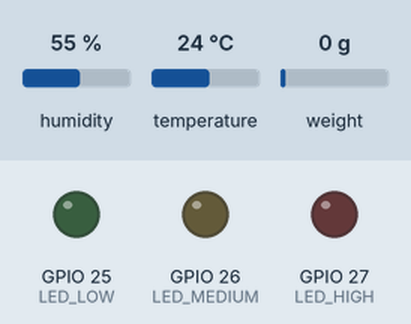
The sketch below on a simulated ESP32. Shown: output pins drawn as LEDs (lit = HIGH). Inputs (shaded band) come from the test bench; at power-on: humidity 55 %, temperature 24 °C, weight on the scale 0 g. WiFi joins after 1.5 s; servers stay silent unless stated; random numbers use the default seed unless the sketch sets one; no MQTT or app messages arrive unless stated; what the sketch prints to the serial monitor is not drawn.

Above: at 3.7 s.
3.8 s: humidity set to 51 %
At 5.9 s:
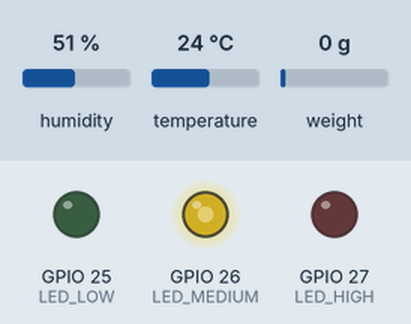
9.1 s: humidity set to 48 %
At 11.1 s:
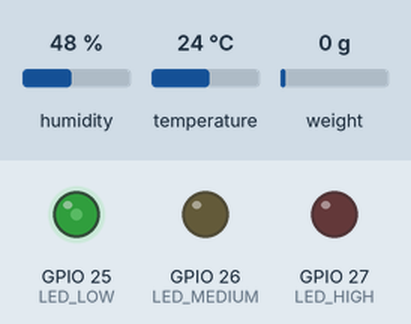
14.4 s: humidity set to 68 %
At 16.3 s:
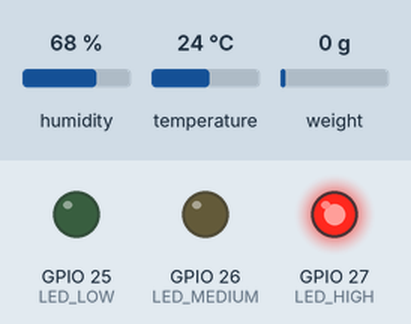
Timing chart, 0 to 17.8 s (numbered marks = the images above; inputs shaded):
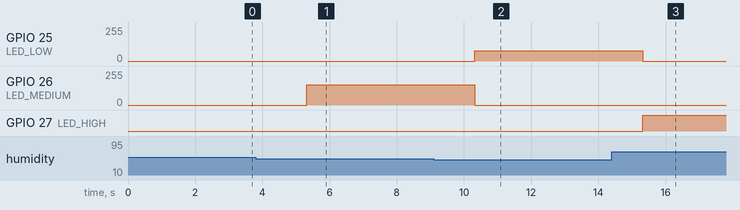

Measured:
- the behaviour switches between 50 and 49 % on humidity (found by bisection; images 1 and 2)
- after the input at 9.1 s, GPIO 25 (LED_LOW): 0/255 → 77/255 after 1.2 s; GPIO 26 (LED_MEDIUM): 153/255 → 0/255 after 1.2 s
- after the input at 14.4 s, GPIO 25 (LED_LOW): 77/255 → 0/255 after 0.93 s; GPIO 27 (LED_HIGH): LOW → HIGH after 0.93 s

The sketch:

sketch.ino
```cpp
#include <WiFi.h>
#include <PubSubClient.h>
#include "DHTesp.h"
#include "HX711.h"
#include <math.h>

// ========================================
// SMARTDRY - SENSOR HEALTH & FAULT DETECTION
// ========================================

// WIFI
const char* ssid = "Wokwi-GUEST";
const char* password = "";

// MQTT
const char* mqtt_server = "broker.hivemq.com";
const int mqtt_port = 1883;
const char* mqtt_topic = "smartdry/zaldi/monitoring";

WiFiClient espClient;
PubSubClient client(espClient);

// DHT22
const int DHT_PIN = 15;
DHTesp dhtSensor;

// HX711 LOAD CELL
const int HX711_DT = 19;
const int HX711_SCK = 18;

HX711 scale;
const float calibration_factor = 420.0f;

// LED PWM
const int LED_LOW = 25;
const int LED_MEDIUM = 26;
const int LED_HIGH = 27;

// PWM VALUE
const int PWM_LOW = 77;
const int PWM_MEDIUM = 153;
const int PWM_HIGH = 255;

// BATAS SUHU SIMULASI
const float TEMP_WARNING = 45.0;
const float TEMP_CRITICAL = 50.0;

// INTERVAL
unsigned long lastSend = 0;
const unsigned long interval = 5000;

// ========================================
// WIFI CONNECTION
// ========================================
void setup_wifi() {

  Serial.print("Connecting WiFi");

  WiFi.begin(ssid, password, 6);

  while (WiFi.status() != WL_CONNECTED) {
    delay(500);
    Serial.print(".");
  }

  Serial.println();
  Serial.println("WiFi Connected!");
}

// ========================================
// MQTT CONNECTION
// ========================================
void reconnect_mqtt() {

  while (!client.connected()) {

    if (WiFi.status() != WL_CONNECTED) {
      setup_wifi();
    }

    String clientId = "SmartDry-Health-";
    clientId += String(random(0xffff), HEX);

    Serial.print("Connecting MQTT... ");

    if (client.connect(clientId.c_str())) {
      Serial.println("Connected!");
    } else {
      Serial.print("Failed: ");
      Serial.println(client.state());
      delay(3000);
    }
  }
}

// ========================================
// STOP ALL LED INDICATORS
// ========================================
void stopFanIndicators() {

  analogWrite(LED_LOW, 0);
  analogWrite(LED_MEDIUM, 0);
  analogWrite(LED_HIGH, 0);
}

// ========================================
// AUTOMATIC FAN & SAFETY CONTROL
// ========================================
void controlFanSafety(
  float temperature,
  float humidity,
  const char* &fan_speed,
  int &pwmValue,
  int &pwmPercent,
  const char* &safety_status,
  const char* &safety_action
) {

  stopFanIndicators();

  // TEMPERATURE CRITICAL
  if (temperature >= TEMP_CRITICAL) {

    safety_status = "CRITICAL";
    safety_action = "COOLING_OVERRIDE";

    fan_speed = "HIGH";
    pwmValue = PWM_HIGH;
    pwmPercent = 100;

    analogWrite(LED_HIGH, pwmValue);
  }

  // TEMPERATURE WARNING
  else if (temperature >= TEMP_WARNING) {

    safety_status = "WARNING";
    safety_action = "COOLING_OVERRIDE";

    fan_speed = "HIGH";
    pwmValue = PWM_HIGH;
    pwmPercent = 100;

    analogWrite(LED_HIGH, pwmValue);
  }

  // NORMAL TEMPERATURE
  else {

    safety_status = "NORMAL";
    safety_action = "NORMAL_OPERATION";

    if (humidity >= 60.0) {

      fan_speed = "HIGH";
      pwmValue = PWM_HIGH;
      pwmPercent = 100;

      analogWrite(LED_HIGH, pwmValue);
    }

    else if (humidity >= 50.0) {

      fan_speed = "MEDIUM";
      pwmValue = PWM_MEDIUM;
      pwmPercent = 60;

      analogWrite(LED_MEDIUM, pwmValue);
    }

    else {

      fan_speed = "LOW";
      pwmValue = PWM_LOW;
      pwmPercent = 30;

      analogWrite(LED_LOW, pwmValue);
    }
  }
}

// ========================================
// SETUP
// ========================================
void setup() {

  Serial.begin(115200);
  randomSeed(micros());

  pinMode(LED_LOW, OUTPUT);
  pinMode(LED_MEDIUM, OUTPUT);
  pinMode(LED_HIGH, OUTPUT);

  stopFanIndicators();

  // DHT22
  dhtSensor.setup(DHT_PIN, DHTesp::DHT22);

  // HX711
  scale.begin(HX711_DT, HX711_SCK);
  scale.set_scale(calibration_factor);

  if (scale.wait_ready_timeout(2000)) {
    scale.tare(10);
    Serial.println("HX711 Ready!");
  } else {
    Serial.println("WARNING: HX711 not ready!");
  }

  setup_wifi();

  client.setServer(mqtt_server, mqtt_port);
  client.setKeepAlive(60);

  // Buffer diperbesar untuk tambahan status sensor
  client.setBufferSize(512);

  Serial.println("==============================");
  Serial.println("SMARTDRY SENSOR HEALTH SYSTEM");
  Serial.println("==============================");
}

// ========================================
// MAIN LOOP
// ========================================
void loop() {

  if (WiFi.status() != WL_CONNECTED) {
    setup_wifi();
  }

  if (!client.connected()) {
    reconnect_mqtt();
  }

  client.loop();

  if (millis() - lastSend >= interval) {

    lastSend = millis();

    // ====================================
    // READ DHT22
    // ====================================
    TempAndHumidity data =
      dhtSensor.getTempAndHumidity();

    float temperature = data.temperature;
    float humidity = data.humidity;

    bool dhtOK =
      isfinite(temperature) &&
      isfinite(humidity) &&
      temperature >= -40.0 &&
      temperature <= 80.0 &&
      humidity >= 0.0 &&
      humidity <= 100.0;

    const char* dht_status =
      dhtOK ? "OK" : "ERROR";

    // ====================================
    // READ HX711
    // ====================================
    bool hx711OK =
      scale.wait_ready_timeout(500);

    float water_mass = NAN;

    if (hx711OK) {

      water_mass = scale.get_units(3);

      if (!isfinite(water_mass)) {
        hx711OK = false;
      } else if (water_mass < 0) {
        water_mass = 0;
      }
    }

    const char* hx711_status =
      hx711OK ? "OK" : "ERROR";

    // ====================================
    // SENSOR HEALTH
    // ====================================
    const char* sensor_health = "OK";

    if (!dhtOK && !hx711OK) {
      sensor_health = "MULTIPLE_ERRORS";
    }

    else if (!dhtOK) {
      sensor_health = "DHT22_ERROR";
    }

    else if (!hx711OK) {
      sensor_health = "HX711_ERROR";
    }

    // ====================================
    // FAN & SAFETY CONTROL
    // ====================================
    const char* fan_speed = "OFF";
    const char* safety_status = "NORMAL";
    const char* safety_action = "NORMAL_OPERATION";

    int pwmValue = 0;
    int pwmPercent = 0;

    if (dhtOK) {

      controlFanSafety(
        temperature,
        humidity,
        fan_speed,
        pwmValue,
        pwmPercent,
        safety_status,
        safety_action
      );

    } else {

      // Penghentian indikator simulasi
      stopFanIndicators();

      safety_status = "SENSOR_ERROR";
      safety_action = "OUTPUT_DISABLED";

      fan_speed = "OFF";
      pwmValue = 0;
      pwmPercent = 0;
    }

    // ====================================
    // SERIAL MONITOR
    // ====================================
    Serial.println("------------------------------");

    Serial.print("DHT22 Status  : ");
    Serial.println(dht_status);

    Serial.print("HX711 Status  : ");
    Serial.println(hx711_status);

    Serial.print("Sensor Health : ");
    Serial.println(sensor_health);

    if (dhtOK) {
      Serial.print("Temperature   : ");
      Serial.print(temperature, 1);
      Serial.println(" C");

      Serial.print("Humidity      : ");
      Serial.print(humidity, 1);
      Serial.println(" %");
    } else {
      Serial.println("Temperature   : INVALID");
      Serial.println("Humidity      : INVALID");
    }

    if (hx711OK) {
      Serial.print("Load Mass     : ");
      Serial.print(water_mass, 3);
      Serial.println(" kg");
    } else {
      Serial.println("Load Mass     : INVALID");
    }

    Serial.print("Fan Speed     : ");
    Serial.println(fan_speed);

    Serial.print("PWM Value     : ");
    Serial.println(pwmValue);

    Serial.print("PWM Duty      : ");
    Serial.print(pwmPercent);
    Serial.println(" %");

    Serial.print("Safety        : ");
    Serial.println(safety_status);

    Serial.print("Action        : ");
    Serial.println(safety_action);

    // ====================================
    // CONVERT SENSOR VALUES TO JSON
    // ====================================
    char tempJson[24];
    char humidityJson[24];
    char massJson[24];

    if (dhtOK) {
      snprintf(tempJson, sizeof(tempJson),
               "%.1f", temperature);

      snprintf(humidityJson, sizeof(humidityJson),
               "%.1f", humidity);
    } else {
      snprintf(tempJson, sizeof(tempJson), "null");
      snprintf(humidityJson, sizeof(humidityJson), "null");
    }

    if (hx711OK) {
      snprintf(massJson, sizeof(massJson),
               "%.3f", water_mass);
    } else {
      snprintf(massJson, sizeof(massJson), "null");
    }

    // ====================================
    // MQTT JSON PAYLOAD
    // ====================================
    char payload[512];

    int length = snprintf(
      payload,
      sizeof(payload),

      "{"
      "\"temperature\":%s,"
      "\"humidity\":%s,"
      "\"water_mass\":%s,"
      "\"fan_speed\":\"%s\","
      "\"fan_pwm\":%d,"
      "\"safety_status\":\"%s\","
      "\"safety_action\":\"%s\","
      "\"sensor_health\":\"%s\","
      "\"dht_status\":\"%s\","
      "\"hx711_status\":\"%s\""
      "}",

      tempJson,
      humidityJson,
      massJson,
      fan_speed,
      pwmPercent,
      safety_status,
      safety_action,
      sensor_health,
      dht_status,
      hx711_status
    );

    if (length <= 0 ||
        length >= (int)sizeof(payload)) {

      Serial.println("ERROR: JSON payload too large!");
      return;
    }

    // ====================================
    // MQTT PUBLISH
    // ====================================
    bool sent =
      client.publish(mqtt_topic, payload);

    if (sent) {
      Serial.print("MQTT Sent: ");
      Serial.println(payload);
    } else {
      Serial.println("ERROR: MQTT Publish Failed!");
    }
  }

  delay(10);
}
```
